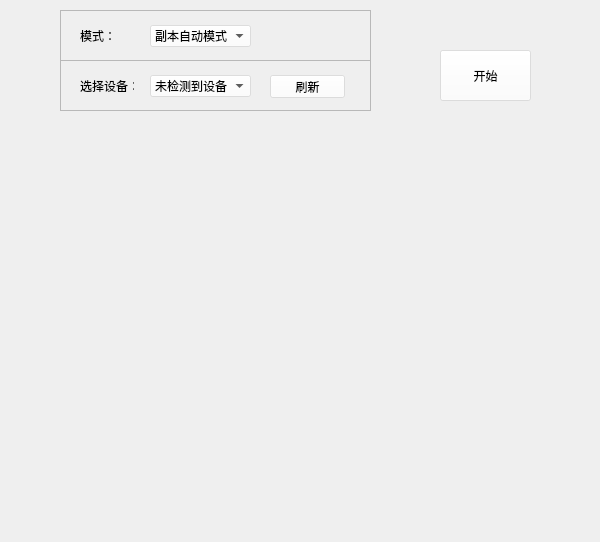
<?xml version="1.0" encoding="UTF-8"?>
<ui version="4.0">
 <class>MainWindow</class>
 <widget class="QMainWindow" name="MainWindow">
  <property name="geometry">
   <rect>
    <x>0</x>
    <y>0</y>
    <width>600</width>
    <height>542</height>
   </rect>
  </property>
  <property name="windowTitle">
   <string>MainWindow</string>
  </property>
  <widget class="QWidget" name="centralwidget">
   <widget class="QFrame" name="frame">
    <property name="geometry">
     <rect>
      <x>60</x>
      <y>60</y>
      <width>311</width>
      <height>51</height>
     </rect>
    </property>
    <property name="frameShape">
     <enum>QFrame::StyledPanel</enum>
    </property>
    <property name="frameShadow">
     <enum>QFrame::Raised</enum>
    </property>
    <widget class="QComboBox" name="comboBox">
     <property name="geometry">
      <rect>
       <x>90</x>
       <y>15</y>
       <width>101</width>
       <height>22</height>
      </rect>
     </property>
     <property name="styleSheet">
      <string notr="true">background-color: rgba(255, 255, 255, 100);</string>
     </property>
     <item>
      <property name="text">
       <string>未检测到设备</string>
      </property>
     </item>
    </widget>
    <widget class="QPushButton" name="pushButton">
     <property name="geometry">
      <rect>
       <x>210</x>
       <y>15</y>
       <width>75</width>
       <height>23</height>
      </rect>
     </property>
     <property name="styleSheet">
      <string notr="true">background-color: rgba(255, 255, 255, 100);</string>
     </property>
     <property name="text">
      <string>刷新</string>
     </property>
    </widget>
    <widget class="QLabel" name="label">
     <property name="geometry">
      <rect>
       <x>20</x>
       <y>20</y>
       <width>54</width>
       <height>12</height>
      </rect>
     </property>
     <property name="text">
      <string>选择设备：</string>
     </property>
    </widget>
   </widget>
   <widget class="QPushButton" name="pushButton_2">
    <property name="geometry">
     <rect>
      <x>440</x>
      <y>50</y>
      <width>91</width>
      <height>51</height>
     </rect>
    </property>
    <property name="styleSheet">
     <string notr="true">background-color: rgba(255, 255, 255, 100);</string>
    </property>
    <property name="text">
     <string>开始</string>
    </property>
   </widget>
   <widget class="QFrame" name="frame_2">
    <property name="geometry">
     <rect>
      <x>60</x>
      <y>10</y>
      <width>311</width>
      <height>51</height>
     </rect>
    </property>
    <property name="frameShape">
     <enum>QFrame::StyledPanel</enum>
    </property>
    <property name="frameShadow">
     <enum>QFrame::Raised</enum>
    </property>
    <widget class="QComboBox" name="comboBox_3">
     <property name="geometry">
      <rect>
       <x>90</x>
       <y>15</y>
       <width>101</width>
       <height>22</height>
      </rect>
     </property>
     <property name="styleSheet">
      <string notr="true">background-color: rgba(255, 255, 255, 100);</string>
     </property>
     <item>
      <property name="text">
       <string>副本自动模式</string>
      </property>
     </item>
     <item>
      <property name="text">
       <string>任务手动模式</string>
      </property>
     </item>
    </widget>
    <widget class="QLabel" name="label_3">
     <property name="geometry">
      <rect>
       <x>20</x>
       <y>20</y>
       <width>54</width>
       <height>12</height>
      </rect>
     </property>
     <property name="text">
      <string>模式：</string>
     </property>
    </widget>
   </widget>
  </widget>
 </widget>
 <resources/>
 <connections/>
</ui>
